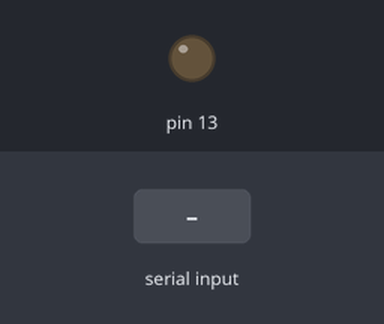
Bench run of a sketch on a simulated Arduino Uno, built with avr-gcc and run on an emulated ATmega328P. Parts: output pins drawn as LEDs (lit = HIGH). Inputs (shaded band) come from the test bench.

Above: at 1.2 s.
1.3 s: "a" received over the second serial link
At 2.5 s:
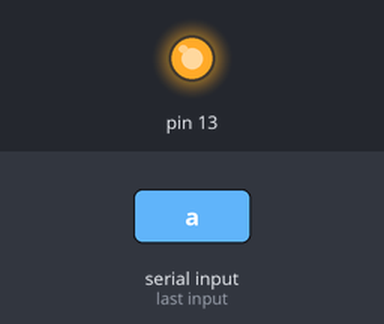
2.8 s: "b" received over the second serial link
At 3.7 s:
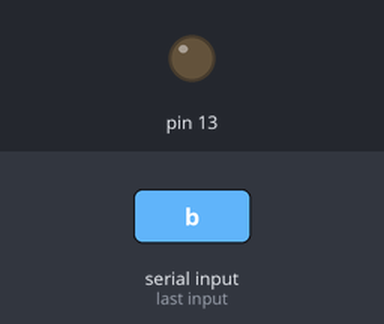
Timing chart, 0 to 5.8 s (numbered marks = the images above; inputs shaded):
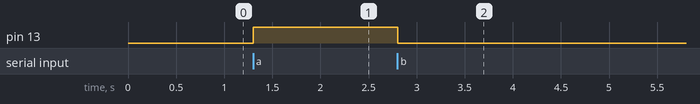

The sketch:

testbluetooth.ino
```cpp
#include "SoftwareSerial.h"
SoftwareSerial mySerial(2, 3); // broshes RX, TX

char junk;
String inputString = "";

void setup() {
  mySerial.begin(9600); pinMode(13, OUTPUT);
}

void loop() {
  if (mySerial.available()) {
    while (mySerial.available()) {
      char inChar = (char) mySerial.read();
      inputString = inChar;
    }
    // Echo vers le terminal
    mySerial.println(inputString);

    // On jette les caractères suivants, si arrivés entre-temps, de façon à avoir un seul caractère dans inputString
    while (mySerial.available() > 0) {
      junk = mySerial.read() ;
    }
    if (inputString == "a") {
      digitalWrite(13, HIGH);
    }
    else if (inputString == "b") {
      digitalWrite(13, LOW);
    }
    inputString = "";
  }
}  // put your setup code here, to run once:
```

Measured:
- after the input at 1.3 s, pin 13: LOW → HIGH at once
- after the input at 2.8 s, pin 13: HIGH → LOW at once
